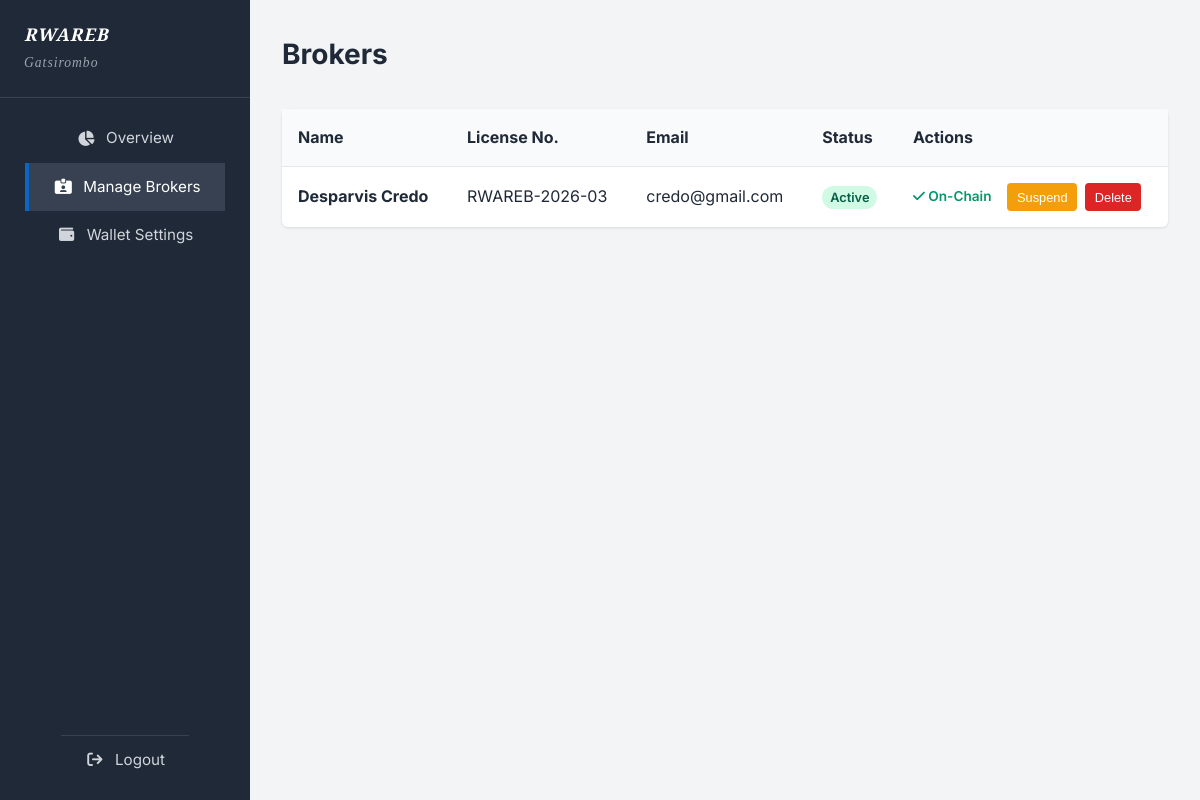
Screenshot of /assocdash/brokers (signed in) with the database file from the repository.
### models.py (models this page shows)
class Organization(db.Model):
    __tablename__ = 'organizations'
    id = db.Column(db.String(36), primary_key=True, default=generate_uuid)
    name = db.Column(db.String(150), unique=True, nullable=False)
    registration_number = db.Column(db.String(100), unique=True, nullable=False)
    email = db.Column(db.String(150), nullable=False)
    phone = db.Column(db.String(30), nullable=False)
    address = db.Column(db.Text, nullable=True)
    status = db.Column(db.String(20), default='Active')  # 'Active' or 'Suspended'
    created_by = db.Column(db.String(36), db.ForeignKey('super_admins.id'), nullable=False)
    created_at = db.Column(db.DateTime, default=datetime.utcnow)
    updated_at = db.Column(db.DateTime, default=datetime.utcnow, onupdate=datetime.utcnow)
    admins = db.relationship('AssociationAdmin', backref='organization', lazy=True)

class AssociationAdmin(db.Model):
    __tablename__ = 'association_admins'
    id = db.Column(db.String(36), primary_key=True, default=generate_uuid)
    full_name = db.Column(db.String(100), nullable=False)
    email = db.Column(db.String(150), unique=True, nullable=False)
    password_hash = db.Column(db.Text, nullable=False)
    organization_id = db.Column(db.String(36), db.ForeignKey('organizations.id'), nullable=False)
    account_status = db.Column(db.String(20), default='Active')  # 'Active' or 'Revoked'
    approved_at = db.Column(db.DateTime, nullable=True)
    created_by = db.Column(db.String(36), db.ForeignKey('super_admins.id'), nullable=False)
    created_at = db.Column(db.DateTime, default=datetime.utcnow)
    updated_at = db.Column(db.DateTime, default=datetime.utcnow, onupdate=datetime.utcnow)
    wallet_address = db.Column(db.String(100), nullable=True)

class Broker(db.Model):
    __tablename__ = 'brokers'
    id = db.Column(db.String(36), primary_key=True, default=generate_uuid)
    organization_id = db.Column(db.String(36), db.ForeignKey('organizations.id'), nullable=False)
    full_name = db.Column(db.String(100), nullable=False)
    phone = db.Column(db.String(30), nullable=False)
    email = db.Column(db.String(150), unique=True, nullable=False)
    password_hash = db.Column(db.Text, nullable=False)
    professional_title = db.Column(db.String(100))
    license_number = db.Column(db.String(100), unique=True, nullable=False)
    profile_photo_url = db.Column(db.String(255), nullable=True)
    bio = db.Column(db.Text, nullable=True)
    verification_code = db.Column(db.String(255), nullable=True)
    status = db.Column(db.String(20), default='Pending Registration')
    verified_at = db.Column(db.DateTime, nullable=True)
    expires_at = db.Column(db.DateTime, nullable=True)
    registered_by = db.Column(db.String(36), db.ForeignKey('association_admins.id'), nullable=False)
    created_at = db.Column(db.DateTime, default=datetime.utcnow)
    updated_at = db.Column(db.DateTime, default=datetime.utcnow, onupdate=datetime.utcnow)

### association.py (the view)
@association.route('/assocdash/brokers')
@assoc_login_required
def brokers():
    admin = AssociationAdmin.query.get(session['assoc_admin_id'])
    org_brokers = Broker.query.filter_by(organization_id=admin.organization_id).order_by(Broker.created_at.desc()).all()
    return render_template("assoc_brokers.html", brokers=org_brokers)

### association.py (called while the page is built)
def assoc_login_required(f):
    @wraps(f)
    def decorated_function(*args, **kwargs):
        if 'assoc_admin_id' not in session:
            return redirect(url_for('landing.login_portal'))
        return f(*args, **kwargs)
    return decorated_function

@association.context_processor
def inject_admin():
    if 'assoc_admin_id' in session:
        admin = AssociationAdmin.query.get(session['assoc_admin_id'])
        return dict(current_admin=admin)
    return dict(current_admin=None)

### templates/assoc_brokers.html (shortened to what this page needs)
{% extends "assoc_base.html" %}
{% block content %}
<div class="admin-header">
    <h1>Brokers</h1>
</div>
<div class="table-wrapper">
    <table class="data-table" style="width: 100%; border-collapse: collapse; background-color: white; border-radius: 6px; box-shadow: 0 1px 3px rgba(0,0,0,0.1);">
        <thead>
            <tr style="background-color: #F9FAFB; text-align: left;">
                <th style="padding: 1rem;">Name</th>
                <th style="padding: 1rem;">License No.</th>
                <th style="padding: 1rem;">Email</th>
                <th style="padding: 1rem;">Status</th>
                <th style="padding: 1rem;">Actions</th>
            </tr>
        </thead>
        <tbody>
            {% for broker in brokers %}
            <tr style="border-top: 1px solid #E5E7EB;">
                <td style="padding: 1rem;"><strong>{{ broker.full_name }}</strong></td>
                <td style="padding: 1rem;">{{ broker.license_number }}</td>
                <td style="padding: 1rem;">{{ broker.email }}</td>
                <td style="padding: 1rem;">
                    {% if broker.status == 'Active' %}
                    <span
                        style="padding: 0.25rem 0.5rem; border-radius: 9999px; font-size: 0.8rem; font-weight: 600; background-color: #D1FAE5; color: #065F46;">{{
                        broker.status }}</span>
                    {% elif broker.status == 'Suspended' %}
                    <span
                        style="padding: 0.25rem 0.5rem; border-radius: 9999px; font-size: 0.8rem; font-weight: 600; background-color: #FEE2E2; color: #991B1B;">{{
                        broker.status }}</span>
                    {% else %}
                    <span
                        style="padding: 0.25rem 0.5rem; border-radius: 9999px; font-size: 0.8rem; font-weight: 600; background-color: #FEF3C7; color: #92400E;">{{
                        broker.status }}</span>
                    {% endif %}
                </td>
                <td style="padding: 1rem; display: flex; gap: 0.5rem; align-items: center; flex-wrap: wrap;">
                    {% if broker.status == 'Pending Approval' %}
                    <a href="{{ url_for('association.review_broker', broker_id=broker.id) }}"
                        style="background-color: #3B82F6; color: white; text-decoration: none; padding: 0.4rem 0.6rem; border-radius: 4px; font-size: 0.8rem; display: inline-block;">
                        <i class="fa-solid fa-eye"></i> Review Application
                    </a>
                    {% elif broker.status == 'Active' or broker.status == 'Suspended' %}
                    <span style="color: #059669; font-size: 0.85rem; font-weight: 600; margin-right: 0.5rem;"><i
                            class="fa-solid fa-check"></i> On-Chain</span>
                    <form action="/assocdash/brokers/{{ broker.id }}/suspend" method="POST" style="margin: 0;">
                        <button type="submit"
                            style="background-color: #F59E0B; color: white; border: none; padding: 0.4rem 0.6rem; border-radius: 4px; cursor: pointer; font-size: 0.8rem;">
                            {{ 'Activate' if broker.status == 'Suspended' else 'Suspend' }}
                        </button>
                    </form>
                    <form action="/assocdash/brokers/{{ broker.id }}/delete" method="POST"
                        onsubmit="return confirm('Delete this broker completely?');" style="margin: 0;">
                        <button type="submit"
                            style="background-color: #DC2626; color: white; border: none; padding: 0.4rem 0.6rem; border-radius: 4px; cursor: pointer; font-size: 0.8rem;">
                            Delete
                        </button>
                    </form>
                    {% else %}
                    <span style="color: #DC2626; font-size: 0.85rem; font-weight: bold;">
                        <i class="fa-solid fa-triangle-exclamation"></i> Stuck Status: '{{ broker.status }}'
                    </span>
                    {% endif %}
                </td>
            </tr>
            {% else %}
            <tr>
                <td colspan="5" style="text-align: center; padding: 2rem;">No brokers found.</td>
            </tr>
            {% endfor %}
        </tbody>
    </table>
</div>
{% endblock %}

### templates/assoc_base.html (shortened to what this page needs)
<!DOCTYPE html>
<html lang="en">
<head>
    <link rel="stylesheet" href="https://cdnjs.cloudflare.com/ajax/libs/font-awesome/6.4.0/css/all.min.css">
    <link rel="stylesheet" href="{{ url_for('static', filename='css/style.css') }}">
    <link rel="stylesheet" href="{{ url_for('static', filename='css/admin_style.css') }}">
</head>
<body>
    <div class="admin-layout">
        <aside class="admin-sidebar" style="background-color: #1F2937;">
            <div class="logo" style="padding: 1.5rem; border-bottom: 1px solid #374151;">
                <span style="display: block; font-size: 1.1rem; font-weight: bold; line-height: 1.2; color: white;">{{ current_admin.organization.name }}</span>
                <span style="display: block; font-size: 0.85rem; color: #9CA3AF; font-weight: normal; margin-top: 0.4rem;">{{ current_admin.full_name }}</span>
            </div>
            <nav class="admin-nav">
                <a href="/assocdash" class="{% if request.path == '/assocdash' %}active{% endif %}"><i class="fa-solid fa-chart-pie"></i> Overview</a>
                <a href="/assocdash/brokers" class="{% if 'brokers' in request.path %}active{% endif %}"><i class="fa-solid fa-id-card-clip"></i> Manage Brokers</a>
                <a href="/assocdash/settings" class="{% if 'settings' in request.path %}active{% endif %}"><i class="fa-solid fa-wallet"></i> Wallet Settings</a>
                <a href="/assocdash/logout" style="margin-top: auto; border-top: 1px solid #374151;"><i class="fa-solid fa-arrow-right-from-bracket"></i> Logout</a>
            </nav>
        </aside>
        <main class="admin-main">
            {% block content %}{% endblock %}
        </main>
    </div>
</body>
</html>

### static/css/style.css (style rules this page uses)
:root { --bg-white: #FFFFFF; --text-dark: #1F2937; --text-muted: #6B7280; --border-grey: #E5E7EB; --hover-grey: #F3F4F6; --btn-blue: #0A66C2; --btn-blue-hover: #004182; --footer-bg: #2f426b; }
body { font-family: 'Inter', sans-serif; background-color: var(--bg-white); color: var(--text-dark); margin: 0; padding: 0; line-height: 1.6; display: flex; flex-direction: column; min-height: 100vh; }
nav { max-width: 1200px; margin: 0 auto; padding: 1rem 2rem; display: flex; justify-content: space-between; align-items: center; }
.logo { font-family: 'Playfair Display', serif; font-size: 1.5rem; font-style: italic; color: var(--text-dark); text-decoration: none; letter-spacing: 1px; font-weight: 700; }
main { max-width: 1200px; margin: 0 auto; padding: 2rem; flex: 1; }

### static/css/admin_style.css (style rules this page uses)
.admin-layout { display: flex; min-height: 100vh; background-color: var(--bg-white); }
.admin-sidebar { width: 250px; background-color: var(--text-dark); color: var(--bg-white); display: flex; flex-direction: column; }
.admin-sidebar .logo { padding: 1.5rem; color: var(--bg-white); border-bottom: 1px solid #374151; display: block; }
.admin-nav { display: flex; flex-direction: column; padding: 1rem 0; flex: 1; }
.admin-nav a { color: #D1D5DB; text-decoration: none; padding: 0.75rem 1.5rem; display: flex; align-items: center; font-size: 0.95rem; transition: background-color 0.2s, color 0.2s; }
.admin-nav a:hover, .admin-nav a.active { background-color: #374151; color: var(--bg-white); border-left: 4px solid var(--btn-blue); }
.admin-nav i { margin-right: 10px; width: 20px; text-align: center; }
.admin-main { flex: 1; background-color: var(--hover-grey); padding: 2rem; overflow-y: auto; }
.admin-header { display: flex; justify-content: space-between; align-items: center; margin-bottom: 2rem; }
.admin-header h1 { margin: 0; font-size: 1.75rem; color: var(--text-dark); }

### rows the page displays
Organization: organization.name "RWAREB"
AssociationAdmin: full_name "Gatsirombo"
Broker: full_name "Desparvis Credo", license_number "RWAREB-2026-03", email "credo@gmail.com", status "Active", status "Suspend"
